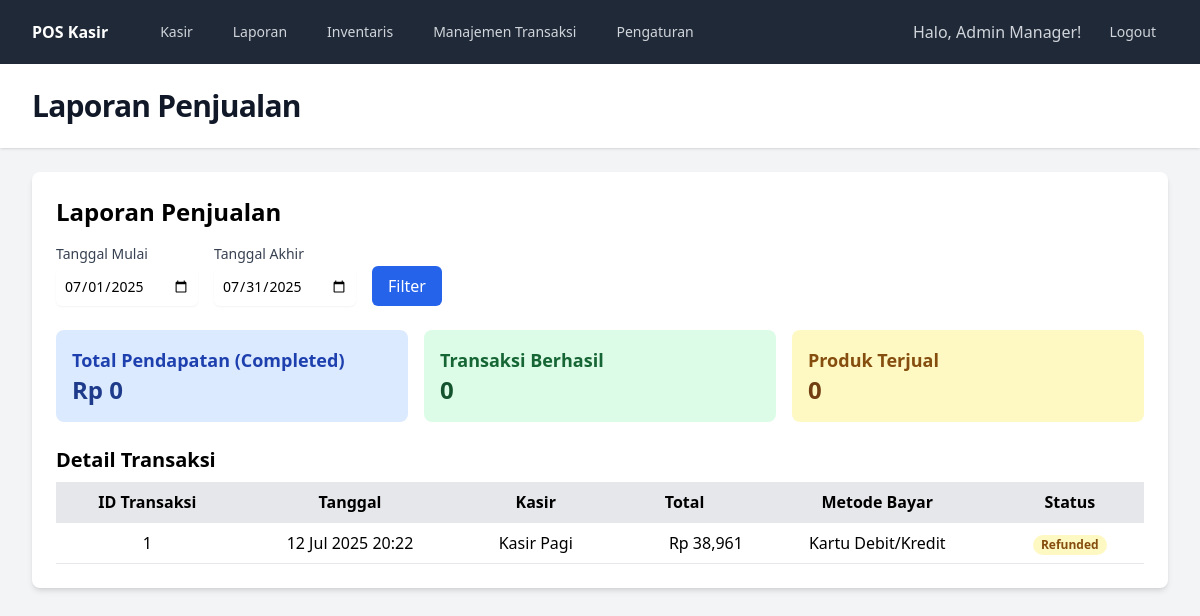
The app's page /reports (signed in), older data.
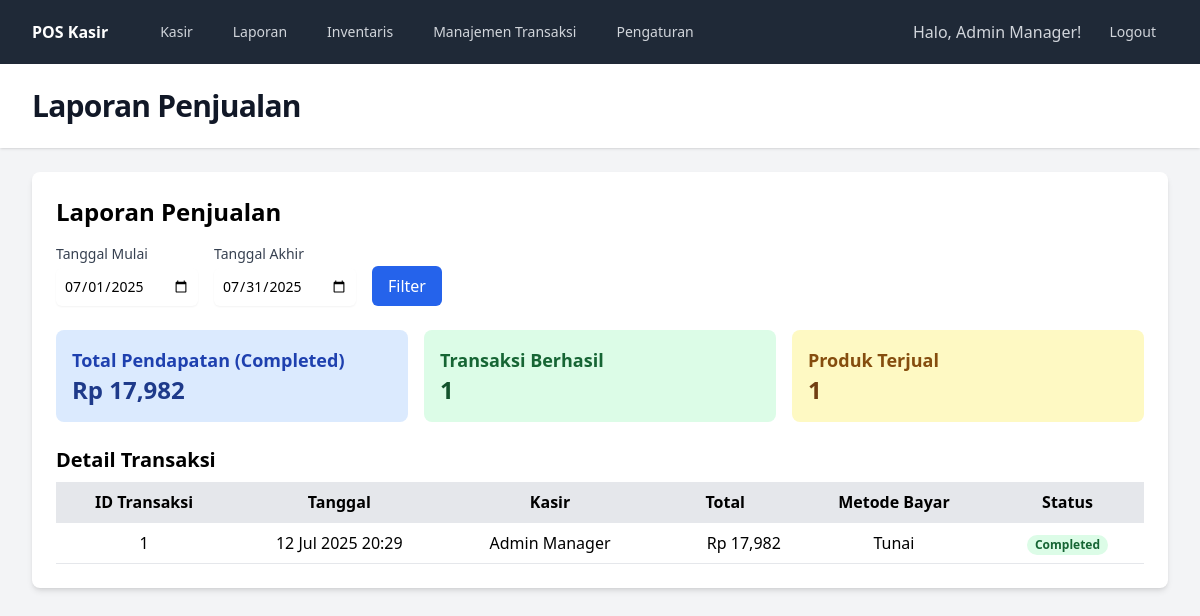
The same page, newer data.
### tables this page shows
CREATE TABLE transactions (
    id INTEGER PRIMARY KEY AUTOINCREMENT,
    employee_id INTEGER NOT NULL,
    final_amount REAL NOT NULL,
    payment_method TEXT NOT NULL,
    status TEXT DEFAULT 'Completed',
    transaction_date DATETIME DEFAULT CURRENT_TIMESTAMP,
    FOREIGN KEY (employee_id) REFERENCES employees(id)
);

CREATE TABLE employees (
    id INTEGER PRIMARY KEY AUTOINCREMENT,
    name TEXT NOT NULL,
    username TEXT NOT NULL UNIQUE,
    password TEXT NOT NULL,
    role_id INTEGER,
    is_active INTEGER DEFAULT 1,
    FOREIGN KEY (role_id) REFERENCES roles(id)
);

### src/views/reports/sales.php (the view, shortened to what this page needs)
<div class="bg-white p-6 rounded-lg shadow-md">
    <h2 class="text-2xl font-bold mb-4">Laporan Penjualan</h2>
    <div class="mb-6">
        <form method="GET" action="/reports" class="flex items-end space-x-4">
            <div>
                <label for="start_date" class="block text-sm font-medium text-gray-700">Tanggal Mulai</label>
                <input type="date" name="start_date" id="start_date" value="<?= htmlspecialchars($startDate) ?>" class="mt-1 block w-full rounded-md border-gray-300 shadow-sm focus:border-indigo-500 focus:ring-indigo-500 sm:text-sm p-2">
            </div>
            <div>
                <label for="end_date" class="block text-sm font-medium text-gray-700">Tanggal Akhir</label>
                <input type="date" name="end_date" id="end_date" value="<?= htmlspecialchars($endDate) ?>" class="mt-1 block w-full rounded-md border-gray-300 shadow-sm focus:border-indigo-500 focus:ring-indigo-500 sm:text-sm p-2">
            </div>
            <button type="submit" class="bg-blue-600 text-white px-4 py-2 rounded-md hover:bg-blue-700">Filter</button>
        </form>
    </div>
    <div class="grid grid-cols-1 md:grid-cols-3 gap-4 mb-6">
        <div class="bg-blue-100 p-4 rounded-lg">
            <h3 class="text-lg font-semibold text-blue-800">Total Pendapatan (Completed)</h3>
            <p class="text-2xl font-bold text-blue-900">Rp <?= number_format($summary['total_revenue'] ?? 0) ?></p>
        </div>
        <div class="bg-green-100 p-4 rounded-lg">
            <h3 class="text-lg font-semibold text-green-800">Transaksi Berhasil</h3>
            <p class="text-2xl font-bold text-green-900"><?= $summary['total_transactions'] ?? 0 ?></p>
        </div>
        <div class="bg-yellow-100 p-4 rounded-lg">
            <h3 class="text-lg font-semibold text-yellow-800">Produk Terjual</h3>
            <p class="text-2xl font-bold text-yellow-900"><?= $summary['total_items_sold'] ?? 0 ?></p>
        </div>
    </div>
    <h3 class="text-xl font-bold mb-2">Detail Transaksi</h3>
    <div class="overflow-x-auto">
        <table class="min-w-full bg-white">
            <thead class="bg-gray-200">
                <tr>
                    <th class="py-2 px-4 border-b">ID Transaksi</th>
                    <th class="py-2 px-4 border-b">Tanggal</th>
                    <th class="py-2 px-4 border-b">Kasir</th>
                    <th class="py-2 px-4 border-b">Total</th>
                    <th class="py-2 px-4 border-b">Metode Bayar</th>
                    <th class="py-2 px-4 border-b">Status</th>
                </tr>
            </thead>
            <tbody>
                <?php foreach ($transactions as $tx): ?>
                <tr class="hover:bg-gray-50">
                    <td class="py-2 px-4 border-b text-center"><?= $tx['id'] ?></td>
                    <td class="py-2 px-4 border-b text-center"><?= date('d M Y H:i', strtotime($tx['transaction_date'])) ?></td>
                    <td class="py-2 px-4 border-b text-center"><?= htmlspecialchars($tx['employee_name']) ?></td>
                    <td class="py-2 px-4 border-b text-right">Rp <?= number_format($tx['final_amount']) ?></td>
                    <td class="py-2 px-4 border-b text-center"><?= htmlspecialchars($tx['payment_method']) ?></td>
                    <td class="py-2 px-4 border-b text-center">
                        <span class="px-2 inline-flex text-xs leading-5 font-semibold rounded-full
                            <?= $tx['status'] === 'Completed' ? 'bg-green-100 text-green-800' : '' ?>
                            <?= $tx['status'] === 'Voided' ? 'bg-red-100 text-red-800' : '' ?>
                            <?= $tx['status'] === 'Refunded' ? 'bg-yellow-100 text-yellow-800' : '' ?>
                        ">
                            <?= htmlspecialchars($tx['status']) ?>
                        </span>
                    </td>
                </tr>
                <?php endforeach; ?>
            </tbody>
        </table>
    </div>
</div>

### public/index.php (shortened to what this page needs)
<?php
$requestUri = strtok($_SERVER["REQUEST_URI"], '?');
function render_view($viewName, $layout, $data = []) {
    extract($data);
    require __DIR__ . '/../src/views/layouts/' . $layout . '.php';
}
$db = Database::getInstance()->getConnection();
switch ($requestUri) {
    case '/reports':
        $startDate = $_GET['start_date'] ?? date('Y-m-01');
        $endDate = $_GET['end_date'] ?? date('Y-m-t');
        $startDateQuery = $startDate . ' 00:00:00';
        $endDateQuery = $endDate . ' 23:59:59';
        $stmt = $db->prepare(
            "SELECT t.*, e.name as employee_name
             FROM transactions t
             JOIN employees e ON t.employee_id = e.id
             WHERE t.transaction_date BETWEEN ? AND ?
             ORDER BY t.transaction_date DESC"
        );
        $stmt->execute([$startDateQuery, $endDateQuery]);
        $transactions = $stmt->fetchAll();
        $stmt = $db->prepare(
            "SELECT
                SUM(final_amount) as total_revenue,
                COUNT(id) as total_transactions,
                (SELECT SUM(quantity)
                 FROM transaction_items
                 WHERE transaction_id IN (
                    SELECT id FROM transactions
                    WHERE transaction_date BETWEEN ? AND ? AND status = 'Completed'
                 )) as total_items_sold
             FROM transactions
             WHERE transaction_date BETWEEN ? AND ? AND status = 'Completed'"
        );
        $stmt->execute([$startDateQuery, $endDateQuery, $startDateQuery, $endDateQuery]);
        $summary = $stmt->fetch();
        render_view('reports/sales', 'app', [
            'title' => 'Laporan Penjualan',
            'transactions' => $transactions,
            'summary' => $summary,
            'startDate' => $startDate,
            'endDate' => $endDate
        ]);
        break;
}

### src/views/layouts/app.php (shortened to what this page needs)
<!DOCTYPE html>
<html lang="id" class="h-full bg-gray-100">
<head>
    <script src="https://cdn.tailwindcss.com"></script>
</head>
<body class="h-full">
    <div class="min-h-full">
        <nav class="bg-gray-800">
            <div class="mx-auto max-w-7xl px-4 sm:px-6 lg:px-8">
                <div class="flex h-16 items-center justify-between">
                    <div class="flex items-center">
                        <div class="flex-shrink-0">
                            <h1 class="text-white font-bold">POS Kasir</h1>
                        </div>
                        <div class="hidden md:block">
                            <div class="ml-10 flex items-baseline space-x-4">
                                <a href="/" class="text-gray-300 hover:bg-gray-700 hover:text-white rounded-md px-3 py-2 text-sm font-medium">Kasir</a>
                                <?php if (isset($_SESSION['role_id']) && $_SESSION['role_id'] == 1) :  ?>
                                <a href="/reports" class="text-gray-300 hover:bg-gray-700 hover:text-white rounded-md px-3 py-2 text-sm font-medium">Laporan</a>
                                <a href="/inventory" class="text-gray-300 hover:bg-gray-700 hover:text-white rounded-md px-3 py-2 text-sm font-medium">Inventaris</a>
                                <a href="/reports/transactions" class="text-gray-300 hover:bg-gray-700 hover:text-white rounded-md px-3 py-2 text-sm font-medium">Manajemen Transaksi</a>
                                <a href="/settings" class="text-gray-300 hover:bg-gray-700 hover:text-white rounded-md px-3 py-2 text-sm font-medium">Pengaturan</a>
                                <?php endif; ?>
                            </div>
                        </div>
                    </div>
                    <div class="hidden md:block">
                       <div class="ml-4 flex items-center md:ml-6">
                            <span class="text-gray-300 mr-4">Halo, <?= htmlspecialchars($_SESSION['user_name'] ?? 'Guest') ?>!</span>
                            <a href="/logout" class="text-gray-300 hover:bg-gray-700 hover:text-white rounded-md px-3 py-2 text-sm font-medium">Logout</a>
                       </div>
                    </div>
                </div>
            </div>
        </nav>
        <header class="bg-white shadow">
            <div class="mx-auto max-w-7xl px-4 py-6 sm:px-6 lg:px-8">
                <h1 class="text-3xl font-bold tracking-tight text-gray-900"><?= $title ?? 'Dashboard' ?></h1>
            </div>
        </header>
        <main>
            <div class="mx-auto max-w-7xl py-6 sm:px-6 lg:px-8">
                <?php include $view; ?>
            </div>
        </main>
    </div>
</body>
</html>

Row changes from the older to the newer data that the page shows:
changed transactions id 1: transaction_date "12 Jul 2025 20:22" → "12 Jul 2025 20:29"; employee.name "Kasir Pagi" → "Admin Manager"; final_amount "38,961" → "17,982"; payment_method "Kartu Debit/Kredit" → "Tunai"; status "Refunded" → "Completed"
Text that changed along with them:
$summary['total_revenue']: "0" → "17,982"
$summary['total_transactions']: "0" → "1"
$summary['total_items_sold']: "0" → "1"
